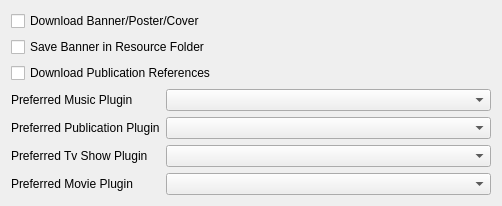
<?xml version="1.0" encoding="UTF-8"?>
<ui version="4.0">
 <class>ConfigFetcherDialog</class>
 <widget class="QWidget" name="ConfigFetcherDialog">
  <property name="geometry">
   <rect>
    <x>0</x>
    <y>0</y>
    <width>502</width>
    <height>205</height>
   </rect>
  </property>
  <property name="windowTitle">
   <string>Form</string>
  </property>
  <layout class="QVBoxLayout" name="verticalLayout">
   <item>
    <widget class="QCheckBox" name="kcfg_DownloadBanner">
     <property name="text">
      <string>Download Banner/Poster/Cover</string>
     </property>
    </widget>
   </item>
   <item>
    <widget class="QCheckBox" name="kcfg_SaveBannerInResourceFolder">
     <property name="text">
      <string>Save Banner in Resource Folder</string>
     </property>
    </widget>
   </item>
   <item>
    <widget class="QCheckBox" name="kcfg_DownloadReferences">
     <property name="text">
      <string>Download Publication References</string>
     </property>
    </widget>
   </item>
   <item>
    <layout class="QFormLayout" name="formLayout">
     <item row="0" column="0">
      <widget class="QLabel" name="label_4">
       <property name="text">
        <string>Preferred Music Plugin</string>
       </property>
      </widget>
     </item>
     <item row="0" column="1">
      <widget class="KComboBox" name="musicPlugin">
       <property name="sizePolicy">
        <sizepolicy hsizetype="MinimumExpanding" vsizetype="Fixed">
         <horstretch>0</horstretch>
         <verstretch>0</verstretch>
        </sizepolicy>
       </property>
      </widget>
     </item>
     <item row="1" column="0">
      <widget class="QLabel" name="label_3">
       <property name="text">
        <string>Preferred Publication Plugin</string>
       </property>
      </widget>
     </item>
     <item row="1" column="1">
      <widget class="KComboBox" name="publicationPlugin">
       <property name="sizePolicy">
        <sizepolicy hsizetype="MinimumExpanding" vsizetype="Fixed">
         <horstretch>0</horstretch>
         <verstretch>0</verstretch>
        </sizepolicy>
       </property>
      </widget>
     </item>
     <item row="2" column="0">
      <widget class="QLabel" name="label_2">
       <property name="text">
        <string>Preferred Tv Show Plugin</string>
       </property>
      </widget>
     </item>
     <item row="2" column="1">
      <widget class="KComboBox" name="tvshowPlugin">
       <property name="sizePolicy">
        <sizepolicy hsizetype="MinimumExpanding" vsizetype="Fixed">
         <horstretch>0</horstretch>
         <verstretch>0</verstretch>
        </sizepolicy>
       </property>
      </widget>
     </item>
     <item row="3" column="0">
      <widget class="QLabel" name="label">
       <property name="text">
        <string>Preferred Movie Plugin</string>
       </property>
      </widget>
     </item>
     <item row="3" column="1">
      <widget class="KComboBox" name="moviePlugin">
       <property name="sizePolicy">
        <sizepolicy hsizetype="MinimumExpanding" vsizetype="Fixed">
         <horstretch>0</horstretch>
         <verstretch>0</verstretch>
        </sizepolicy>
       </property>
      </widget>
     </item>
    </layout>
   </item>
   <item>
    <spacer name="verticalSpacer">
     <property name="orientation">
      <enum>Qt::Vertical</enum>
     </property>
     <property name="sizeHint" stdset="0">
      <size>
       <width>20</width>
       <height>40</height>
      </size>
     </property>
    </spacer>
   </item>
  </layout>
 </widget>
 <customwidgets>
  <customwidget>
   <class>KComboBox</class>
   <extends>QComboBox</extends>
   <header>kcombobox.h</header>
  </customwidget>
 </customwidgets>
 <resources/>
 <connections/>
</ui>
